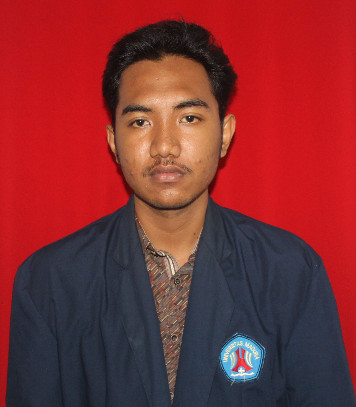
%> input picture Pertemuan 2/saya.jpg, 356 x 407 px
$ octave Rotate180.m   (GNU Octave 9; MATLAB toolbox functions it lacks are replaced by stand-ins)
%> lines starting %> are read from the running program, lines starting %| are printed output that depends on the picture
picture = imread('saya.jpg');
%> picture is the input picture: size 407x356x3 uint8; mean R, G, B 131.3, 46.4, 49.9
getRed = picture(end:-1:1,:,1);
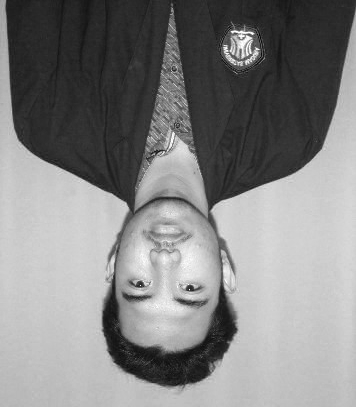
%> getRed: size 407x356 uint8; min 4, max 255, mean 131.3
getGreen = picture(end:-1:1,:,2);
getBlue = picture(end:-1:1,:,3);
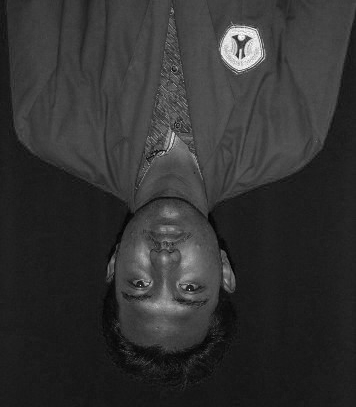
%> getBlue: size 407x356 uint8; min 0, max 255, mean 49.9
getRGB = cat(3,getRed, getGreen, getBlue);
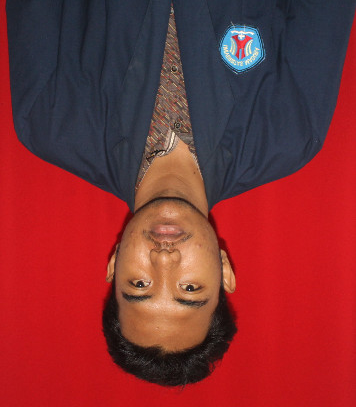
%> getRGB: size 407x356x3 uint8; mean R, G, B 131.3, 46.4, 49.9; mean of the top-left, top-right, bottom-left and bottom-right quarters 62.9, 68.8, 86.2, 85.4
figure, imshow(getRGB);title('Rotate 180');

picture = imread('saya.jpg');
getRed = picture(:,end:-1:1,1);
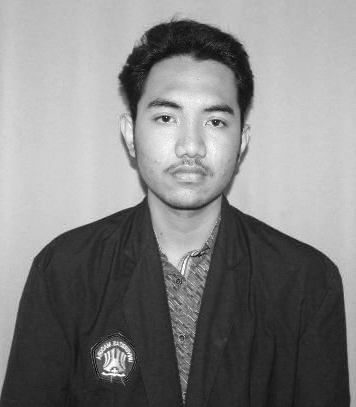
%> getRed: size 407x356 uint8; min 4, max 255, mean 131.3; mean of the top-left, top-right, bottom-left and bottom-right quarters 184.5, 178.3, 83.4, 79.7
getGreen = picture(:,end:-1:1,2);
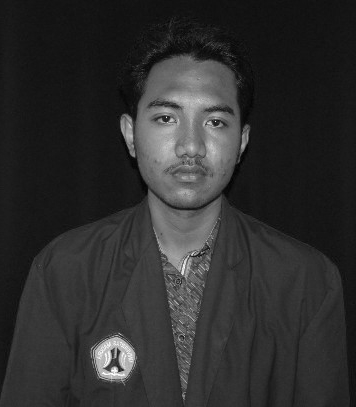
%> getGreen: size 407x356 uint8; min 0, max 255, mean 46.4; mean of the top-left, top-right, bottom-left and bottom-right quarters 36.6, 42.3, 55.8, 50.8
getBlue = picture(:,end:-1:1,3);
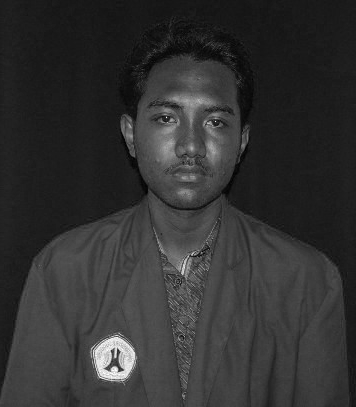
%> getBlue: size 407x356 uint8; min 0, max 255, mean 49.9; mean of the top-left, top-right, bottom-left and bottom-right quarters 35.2, 38.1, 67.5, 58.6
getRGB = cat(3,getRed, getGreen, getBlue);
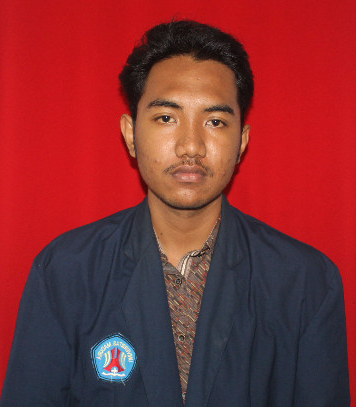
%> getRGB: size 407x356x3 uint8; mean R, G, B 131.3, 46.4, 49.9; mean of the top-left, top-right, bottom-left and bottom-right quarters 85.4, 86.3, 68.9, 63
figure, imshow(getRGB);title('Rotate 270');
